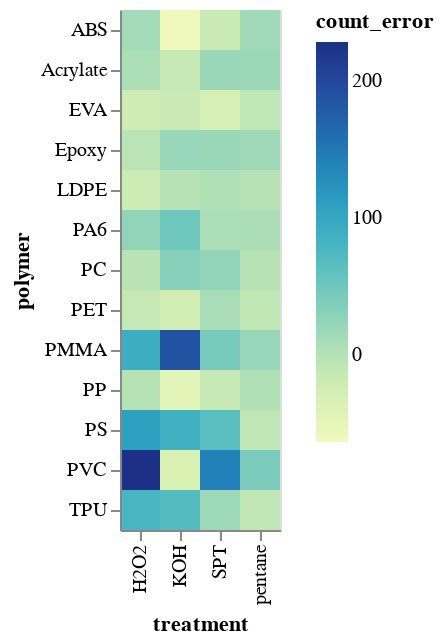

Notebook code for this chart:
### Code cell
# useful for radio buttons: https://stackoverflow.com/questions/59025953/on-an-altair-plot-can-you-change-the-location-that-a-selection-e-g-dropdown
# interactive heatmap: https://towardsdatascience.com/altair-plot-deconstruction-visualizing-the-correlation-structure-of-weather-data-38fb5668c5b1

alt.Chart(wafer_results_wrangled).mark_rect().encode(
    x='treatment:N',
    y='polymer:N',
    color='count_error:Q'
)

### Figure 1 — Vega-Lite specification as saved in the notebook (floating-point values rounded to 4 significant figures)
{"config": {"view": {"continuousWidth": 400, "continuousHeight": 300}}, "data": {"name": "data-0de6f7c3bb37a2279c668e4d61fb61c1"}, "mark": "rect", "encoding": {"color": {"type": "quantitative", "field": "count_error"}, "x": {"type": "nominal", "field": "treatment"}, "y": {"type": "nominal", "field": "polymer"}}, "$schema": "https://vega.github.io/schema/vega-lite/v4.8.1.json", "datasets": {"data-0de6f7c3bb37a2279c668e4d61fb61c1": [{"wafer": "w64", "polymer": "ABS", "treatment": "H2O2", "pre_count": 38.0, "post_count": 35.0, "matched_count": 22.0, "process_time": 0.9, "count_ratios": -7.895, "count_error": 13.07}, {"wafer": "w65", "polymer": "ABS", "treatment": "KOH", "pre_count": 33.0, "post_count": 5.0, "matched_count": 4.0, "process_time": 0.8, "count_ratios": -84.85, "count_error": -63.88}, {"wafer": "w66", "polymer": "ABS", "treatment": "SPT", "pre_count": 74.0, "post_count": 45.0, "matched_count": 23.0, "process_time": 2.3, "count_ratios": -39.19, "count_error": -18.22}, {"wafer": "w67", "polymer": "ABS", "treatment": "pentane", "pre_count": 120.0, "post_count": 113.0, "matched_count": 91.0, "process_time": 12.7, "count_ratios": -5.833, "count_error": 15.13}, {"wafer": "w85", "polymer": "Acrylate", "treatment": "H2O2", "pre_count": 50.0, "post_count": 52.0, "matched_count": 47.0, "process_time": 2.1, "count_ratios": 4.0, "count_error": 6.0}, {"wafer": "w84", "polymer": "Acrylate", "treatment": "KOH", "pre_count": 43.0, "post_count": 36.0, "matched_count": 35.0, "process_time": 3.1, "count_ratios": -16.28, "count_error": -14.28}, {"wafer": "w83", "polymer": "Acrylate", "treatment": "SPT", "pre_count": 105.0, "post_count": 124.0, "matched_count": 100.0, "process_time": 3.3, "count_ratios": 18.1, "count_error": 20.1}, {"wafer": "w86", "polymer": "Acrylate", "treatment": "pentane", "pre_count": 98.0, "post_count": 114.0, "matched_count": 92.0, "process_time": 4.1, "count_ratios": 16.33, "count_error": 18.33}, {"wafer": "w79", "polymer": "EVA", "treatment": "H2O2", "pre_count": 72.0, "post_count": 67.0, "matched_count": 60.0, "process_time": 4.4, "count_ratios": -6.944, "count_error": -23.61}, {"wafer": "w78", "polymer": "EVA", "treatment": "KOH", "pre_count": 79.0, "post_count": 79.0, "matched_count": 56.0, "process_time": 4.7, "count_ratios": 0.0, "count_error": -16.67}, {"wafer": "w77", "polymer": "EVA", "treatment": "SPT", "pre_count": 55.0, "post_count": 48.0, "matched_count": 38.0, "process_time": 3.9, "count_ratios": -12.73, "count_error": -29.39}, {"wafer": "w80", "polymer": "EVA", "treatment": "pentane", "pre_count": 32.0, "post_count": 35.0, "matched_count": 30.0, "process_time": 3.4, "count_ratios": 9.375, "count_error": -7.292}, {"wafer": "w91", "polymer": "Epoxy", "treatment": "H2O2", "pre_count": 213.0, "post_count": 142.0, "matched_count": 105.0, "process_time": 8.6, "count_ratios": -33.33, "count_error": -2.996}, {"wafer": "w90", "polymer": "Epoxy", "treatment": "KOH", "pre_count": 239.0, "post_count": 216.0, "matched_count": 212.0, "process_time": 7.0, "count_ratios": -9.623, "count_error": 20.71}, {"wafer": "w89", "polymer": "Epoxy", "treatment": "SPT", "pre_count": 69.0, "post_count": 62.0, "matched_count": 58.0, "process_time": 0.8, "count_ratios": -10.14, "count_error": 20.19}, {"wafer": "w92", "polymer": "Epoxy", "treatment": "pentane", "pre_count": 351.0, "post_count": 302.0, "matched_count": 246.0, "process_time": 9.0, "count_ratios": -13.96, "count_error": 16.38}, {"wafer": "w13", "polymer": "LDPE", "treatment": "H2O2", "pre_count": 268.0, "post_count": 221.0, "matched_count": 160.0, "process_time": 9.5, "count_ratios": -17.54, "count_error": -19.56}, {"wafer": "w02b", "polymer": "LDPE", "treatment": "KOH", "pre_count": 180.0, "post_count": 183.0, "matched_count": 131.0, "process_time": 12.6, "count_ratios": 1.667, "count_error": -0.3604}, {"wafer": "w04", "polymer": "LDPE", "treatment": "SPT", "pre_count": 154.0, "post_count": 163.0, "matched_count": 118.0, "process_time": 13.3, "count_ratios": 5.844, "count_error": 3.817}, {"wafer": "w18", "polymer": "LDPE", "treatment": "pentane", "pre_count": 417.0, "post_count": 424.0, "matched_count": 340.0, "process_time": 35.1, "count_ratios": 1.679, "count_error": -0.3484}, {"wafer": "w24", "polymer": "PA6", "treatment": "H2O2", "pre_count": 202.0, "post_count": 251.0, "matched_count": 152.0, "process_time": 3.9, "count_ratios": 24.26, "count_error": 25.91}, {"wafer": "w19", "polymer": "PA6", "treatment": "KOH", "pre_count": 128.0, "post_count": 190.0, "matched_count": 113.0, "process_time": 3.4, "count_ratios": 48.44, "count_error": 50.09}, {"wafer": "w25", "polymer": "PA6", "treatment": "SPT", "pre_count": 98.0, "post_count": 103.0, "matched_count": 91.0, "process_time": 2.7, "count_ratios": 5.102, "count_error": 6.755}, {"wafer": "w23", "polymer": "PA6", "treatment": "pentane", "pre_count": 366.0, "post_count": 387.0, "matched_count": 311.0, "process_time": 25.8, "count_ratios": 5.738, "count_error": 7.391}, {"wafer": "w52", "polymer": "PC", "treatment": "H2O2", "pre_count": 26.0, "post_count": 24.0, "matched_count": 11.0, "process_time": 0.4, "count_ratios": -7.692, "count_error": -2.583}, {"wafer": "w54", "polymer": "PC", "treatment": "KOH", "pre_count": 22.0, "post_count": 28.0, "matched_count": 18.0, "process_time": 0.4, "count_ratios": 27.27, "count_error": 32.38}, {"wafer": "w53", "polymer": "PC", "treatment": "SPT", "pre_count": 25.0, "post_count": 30.0, "matched_count": 15.0, "process_time": 0.5, "count_ratios": 20.0, "count_error": 25.11}, {"wafer": "w55", "polymer": "PC", "treatment": "pentane", "pre_count": 91.0, "post_count": 86.0, "matched_count": 56.0, "process_time": 5.7, "count_ratios": -5.495, "count_error": -0.385}, {"wafer": "w17", "polymer": "PET", "treatment": "H2O2", "pre_count": 239.0, "post_count": 232.0, "matched_count": 184.0, "process_time": 15.8, "count_ratios": -2.929, "count_error": -12.74}, {"wafer": "w05", "polymer": "PET", "treatment": "KOH", "pre_count": 253.0, "post_count": 215.0, "matched_count": 136.0, "process_time": 11.0, "count_ratios": -15.02, "count_error": -24.83}, {"wafer": "w16", "polymer": "PET", "treatment": "SPT", "pre_count": 220.0, "post_count": 262.0, "matched_count": 202.0, "process_time": 7.5, "count_ratios": 19.09, "count_error": 9.282}, {"wafer": "w15", "polymer": "PET", "treatment": "pentane", "pre_count": 416.0, "post_count": 417.0, "matched_count": 369.0, "process_time": 24.8, "count_ratios": 0.2404, "count_error": -9.569}, {"wafer": "w70", "polymer": "PMMA", "treatment": "H2O2", "pre_count": 12.0, "post_count": 21.0, "matched_count": 2.0, "process_time": 33.9, "count_ratios": 75.0, "count_error": 91.67}, {"wafer": "w72", "polymer": "PMMA", "treatment": "KOH", "pre_count": 96.0, "post_count": 259.0, "matched_count": 37.0, "process_time": 20.5, "count_ratios": 169.8, "count_error": 186.5}, {"wafer": "w71", "polymer": "PMMA", "treatment": "SPT", "pre_count": 150.0, "post_count": 190.0, "matched_count": 84.0, "process_time": 14.8, "count_ratios": 26.67, "count_error": 43.33}, {"wafer": "w73", "polymer": "PMMA", "treatment": "pentane", "pre_count": 170.0, "post_count": 178.0, "matched_count": 56.0, "process_time": 14.7, "count_ratios": 4.706, "count_error": 21.37}, {"wafer": "w47", "polymer": "PP", "treatment": "H2O2", "pre_count": 43.0, "post_count": 40.0, "matched_count": 20.0, "process_time": 0.5, "count_ratios": -6.977, "count_error": -0.4194}, {"wafer": "w45", "polymer": "PP", "treatment": "KOH", "pre_count": 315.0, "post_count": 148.0, "matched_count": 89.0, "process_time": 4.3, "count_ratios": -53.02, "count_error": -46.46}, {"wafer": "w48", "polymer": "PP", "treatment": "SPT", "pre_count": 37.0, "post_count": 29.0, "matched_count": 25.0, "process_time": 0.9, "count_ratios": -21.62, "count_error": -15.06}, {"wafer": "w50", "polymer": "PP", "treatment": "pentane", "pre_count": 67.0, "post_count": 65.0, "matched_count": 52.0, "process_time": 2.3, "count_ratios": -2.985, "count_error": 3.572}, {"wafer": "w97", "polymer": "PS", "treatment": "H2O2", "pre_count": 633.0, "post_count": 933.0, "matched_count": 354.0, "process_time": 36.4, "count_ratios": 47.39, "count_error": 109.2}, {"wafer": "w34", "polymer": "PS", "treatment": "KOH", "pre_count": 16.0, "post_count": 20.0, "matched_count": 9.0, "process_time": 0.5, "count_ratios": 25.0, "count_error": 86.76}, {"wafer": "w32", "polymer": "PS", "treatment": "SPT", "pre_count": 67.0, "post_count": 69.0, "matched_count": 46.0, "process_time": 2.1, "count_ratios": 2.985, "count_error": 64.75}, {"wafer": "w96", "polymer": "PS", "treatment": "pentane", "pre_count": 135.0, "post_count": 41.0, "matched_count": 22.0, "process_time": 0.4, "count_ratios": -69.63, "count_error": -7.865}, {"wafer": "w95", "polymer": "PVC", "treatment": "H2O2", "pre_count": 75.0, "post_count": 209.0, "matched_count": 42.0, "process_time": 3.3, "count_ratios": 178.7, "count_error": 228.7}, {"wafer": "w100", "polymer": "PVC", "treatment": "KOH", "pre_count": 157.0, "post_count": 25.0, "matched_count": 17.0, "process_time": 6.6, "count_ratios": -84.08, "count_error": -34.08}, {"wafer": "w44", "polymer": "PVC", "treatment": "SPT", "pre_count": 70.0, "post_count": 134.0, "matched_count": 51.0, "process_time": 19.4, "count_ratios": 91.43, "count_error": 141.4}, {"wafer": "w99", "polymer": "PVC", "treatment": "pentane", "pre_count": 183.0, "post_count": 168.0, "matched_count": 128.0, "process_time": 21.8, "count_ratios": -8.197, "count_error": 41.8}, {"wafer": "w58", "polymer": "TPU", "treatment": "H2O2", "pre_count": 21.0, "post_count": 36.0, "matched_count": 19.0, "process_time": 0.8, "count_ratios": 71.43, "count_error": 80.95}, {"wafer": "w59", "polymer": "TPU", "treatment": "KOH", "pre_count": 23.0, "post_count": 37.0, "matched_count": 19.0, "process_time": 0.8, "count_ratios": 60.87, "count_error": 70.39}, {"wafer": "w60", "polymer": "TPU", "treatment": "SPT", "pre_count": 38.0, "post_count": 41.0, "matched_count": 32.0, "process_time": 2.9, "count_ratios": 7.895, "count_error": 17.42}, {"wafer": "w61", "polymer": "TPU", "treatment": "pentane", "pre_count": 108.0, "post_count": 89.0, "matched_count": 80.0, "process_time": 7.8, "count_ratios": -17.59, "count_error": -8.069}]}}
